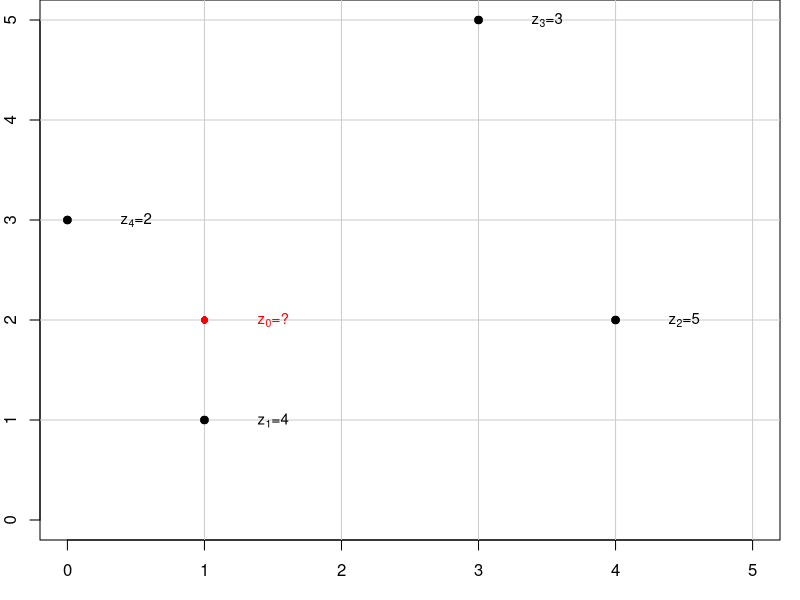

Generate this figure with R:
## ---- chunk 1
par(mar=c(3,2,0,1))
xy = data.frame(x=c(1,4,3,0), y=c(1,2,5,3), z=c(4,5,3,2))
plot(xy[c("x","y")],xlim=c(0,5),ylim=c(0,5))
for(i in 1:5) {
  abline(v=i,col="gray80")
  abline(h=i,col="gray80")
}
points(xy[c("x","y")],col="black",pch=19)
#labels=paste0("z=",as.character(xy$z))
labels = c(
  expression(paste("z"[1], "=4", sep="")),
  expression(paste("z"[2], "=5",sep="")),
  expression(paste("z"[3], "=3", sep="")),
  expression(paste("z"[4], "=2", sep=""))
  )
text(x = xy$x+0.5, y=xy$y, labels,cex=0.9)

xy0 = data.frame(x=1,y=2)
points(xy0,col="red",pch=16)
text(x = xy0$x+0.5, y=xy0$y, expression(paste("z"[0], "=?", sep="")),cex=0.9,col="red")
